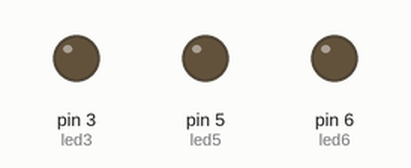
A sketch run on a simulated Arduino Uno, built with avr-gcc and run on an emulated ATmega328P. Shown: output pins drawn as LEDs (lit = HIGH).

Above: at 0.05 s.
At 0.35 s:
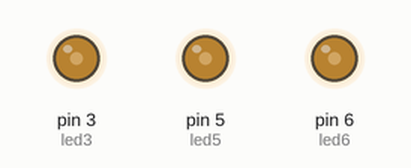
At 0.7 s:
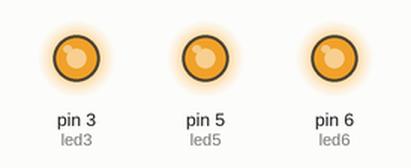
At 1.05 s:
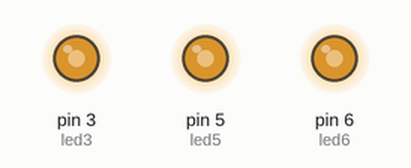
At 1.4 s:
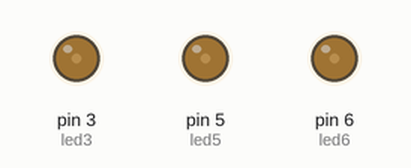
Timing chart, 0 to 3.6 s (numbered marks = the images above):
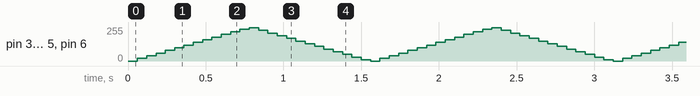

The sketch:

sketch_pwm.ino
```cpp
/* project: led control by pwm
   author: samuel carneiro silveira
   schematic at https://github.com/SamuelCarneiroSilveira/Arduino/blob/main/arduino%20codes/5_pwm/pwm%20schematic.jpg
   video of the project at https://www.youtube.com/watch?v=GfE5hP8NZ7U
   components:
   1 x arduino
   3 x led
   3 x resistor 175Ω
*/
#define led3 3
#define led5 5
#define led6 6

#define maximo 250
#define minimo 0
#define tmp 60

void setup() {
  pinMode(led3,OUTPUT);
  pinMode(led5,OUTPUT);
  pinMode(led6,OUTPUT);
}

void loop() {
  for(int i=minimo;i<maximo;i=(i+20)){
      analogWrite(led3, i);
      analogWrite(led5, i);
      analogWrite(led6, i);
      delay(tmp);
  }
  for(int i=maximo;i>minimo;i=(i-20)){
      analogWrite(led3, i);
      analogWrite(led5, i);
      analogWrite(led6, i);
      delay(tmp);
  }
}
```
